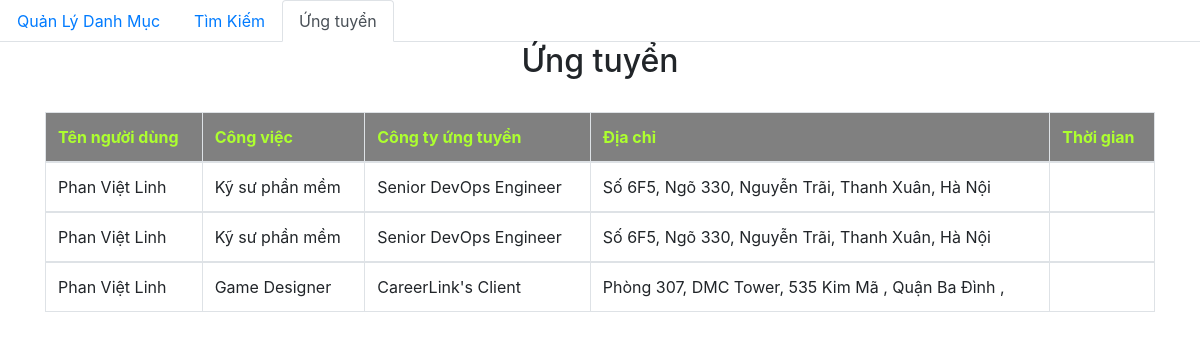
The page /page/category/apply_job.php on the database as committed earlier.
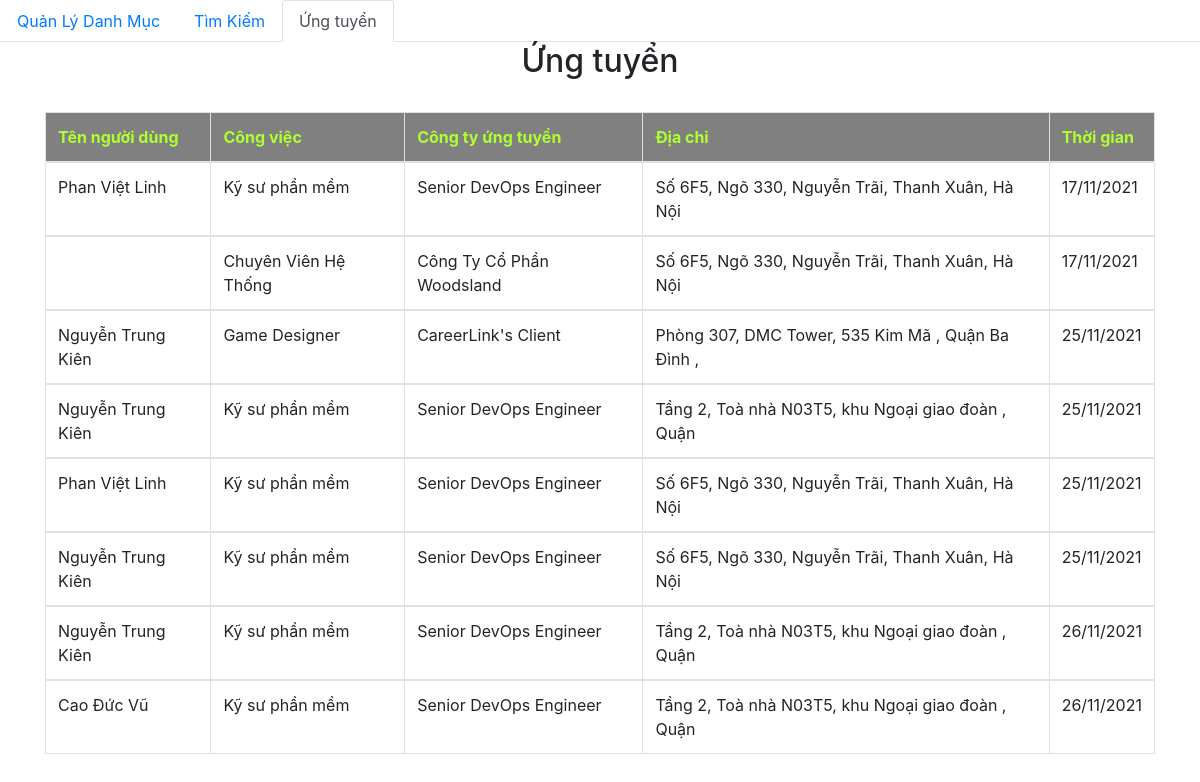
The same page on the database as committed later.
### tables this page shows
CREATE TABLE `apply_job` (
  `job_user` varchar(5) NOT NULL,
  `job_apply` varchar(5) NOT NULL,
  `job_time` varchar(20) NOT NULL
);

CREATE TABLE `tai_khoan` (
  `user_id` int(10) NOT NULL,
  `username` varchar(30) NOT NULL,
  `user_password` varchar(100) NOT NULL,
  `user_email` varchar(30) NOT NULL,
  `user_fullname` varchar(30) NOT NULL,
  `user_birthday` varchar(20) NOT NULL,
  `user_gender` varchar(5) NOT NULL,
  `user_exp` varchar(30) NOT NULL,
  `user_language` varchar(30) NOT NULL
);

CREATE TABLE `cong_viec` (
  `job_id` int(11) NOT NULL,
  `job_own` varchar(100) DEFAULT NULL,
  `job_name` varchar(100) DEFAULT NULL,
  `job_quantity` int(11) DEFAULT NULL,
  `job_salary` int(20) DEFAULT NULL,
  `job_language` varchar(50) DEFAULT NULL,
  `job_experiment` varchar(500) DEFAULT NULL,
  `job_environment` varchar(500) DEFAULT NULL,
  `job_profit` varchar(500) DEFAULT NULL,
  `job_address` varchar(500) DEFAULT NULL,
  `job_hotline` varchar(15) DEFAULT NULL,
  `job_email` varchar(500) DEFAULT NULL,
  `job_start` varchar(20) DEFAULT NULL,
  `job_end` varchar(20) DEFAULT NULL,
  `job_img` varchar(500) NOT NULL,
  `job_class` varchar(50) NOT NULL
);

### page/db/dbhelper.php (called while the page is built, shortened)
<?php
function executeResult($sql) {
	$con = mysqli_connect(HOST, USERNAME, PASSWORD, DATABASE);
	$result = mysqli_query($con, $sql);
	$data   = [];
	if ($result != null) {
		while ($row = mysqli_fetch_array($result, 1)) {
			$data[] = $row;
		}
	}
	return $data;
}
function executeSingleResult($sql) {
	$con = mysqli_connect(HOST, USERNAME, PASSWORD, DATABASE);
	$result = mysqli_query($con, $sql);
	$row    = null;
	if ($result != null) {
		$row = mysqli_fetch_array($result, 1);
	}
	return $row;
}

### page/category/apply_job.php (the view, shortened to what this page needs)
<?php
require_once ('../db/dbhelper.php');
?>
<!DOCTYPE html>
<html>
<head>
	<link rel="stylesheet" href="https://maxcdn.bootstrapcdn.com/bootstrap/4.4.1/css/bootstrap.min.css">
</head>
<body>
	<ul class="nav nav-tabs">
	  <li class="nav-item">
	    <a class="nav-link" href="index.php">Quản Lý Danh Mục</a>
	  </li>
	  <li class="nav-item">
	    <a class="nav-link" href="../congviec/search.php">Tìm Kiếm</a>
	  </li>
	  <li class="nav-item">
	    <a class="nav-link  active" href="apply_job.php">Ứng tuyển</a>
	  </li>
	</ul>
	<div class="container">
		<div class="panel panel-primary">
			<div class="panel-heading">
				<h2 class="text-center">Ứng tuyển</h2>
			</div>
			<div class="panel-body">
				<table class="table table-bordered table-hover">
					<br>
		<thead>
			<tr style="background-color: gray;">
				<th style="color:greenyellow;">Tên người dùng</th>
				<th style="color:greenyellow;">Công việc</th>
				<th style="color:greenyellow;">Công ty ứng tuyển</th>
				<th style="color:greenyellow;">Địa chỉ</th>
				<th style="color:greenyellow;">Thời gian</th>
			</tr>
		</thead>
			<?php
			$sql = 'select * from apply_job';
$Listcong_viec = executeResult($sql);
foreach ($Listcong_viec as $item){
	$sql1 = 'select * from tai_khoan where user_id ="'.$item['job_user'].'"';
	$nameofuser = executeSingleResult($sql1);
	$sql2 = 'select * from cong_viec where job_id = "'.$item['job_apply'].'"';
	$nameofjob = executeSingleResult($sql2);
	echo '
		<tbody>
		<tr>
		<td>'.$nameofuser['user_fullname'].'</td>
		<td>'.$nameofjob['job_name'].'</td>
		<td>'.$nameofjob['job_own'].'</td>
		<td>'.$nameofjob['job_address'].'</td>
		<td>'.$item['job_time'].'</td>
		</tr>
</tbody>
';
}
?>
			</div>
		</div>
	</div>
</body>
</html>

Rows that differ between the two databases and show on the page:
removed apply_job: tai_khoan.user_fullname "Phan Việt Linh", cong_viec.job_name "Kỹ sư phần mềm", cong_viec.job_own "Senior DevOps Engineer", cong_viec.job_address "Số 6F5, Ngõ 330, Nguyễn Trãi, Thanh Xuân, Hà Nội"
removed apply_job: tai_khoan.user_fullname "Phan Việt Linh", cong_viec.job_name "Kỹ sư phần mềm", cong_viec.job_own "Senior DevOps Engineer", cong_viec.job_address "Số 6F5, Ngõ 330, Nguyễn Trãi, Thanh Xuân, Hà Nội"
removed apply_job: tai_khoan.user_fullname "Phan Việt Linh", cong_viec.job_name "Game Designer", cong_viec.job_own "CareerLink's Client", cong_viec.job_address "Phòng 307, DMC Tower, 535 Kim Mã , Quận Ba Đình ,"
added apply_job: tai_khoan.user_fullname "Phan Việt Linh", cong_viec.job_name "Kỹ sư phần mềm", cong_viec.job_own "Senior DevOps Engineer", cong_viec.job_address "Số 6F5, Ngõ 330, Nguyễn Trãi, Thanh Xuân, Hà Nội", job_time "17/11/2021"
added apply_job: cong_viec.job_name "Chuyên Viên Hệ Thống", cong_viec.job_own "Công Ty Cổ Phần Woodsland", cong_viec.job_address "Số 6F5, Ngõ 330, Nguyễn Trãi, Thanh Xuân, Hà Nội", job_time "17/11/2021"
added apply_job: tai_khoan.user_fullname "Nguyễn Trung Kiên", cong_viec.job_name "Game Designer", cong_viec.job_own "CareerLink's Client", cong_viec.job_address "Phòng 307, DMC Tower, 535 Kim Mã , Quận Ba Đình ,", job_time "25/11/2021"
added apply_job: tai_khoan.user_fullname "Nguyễn Trung Kiên", cong_viec.job_name "Kỹ sư phần mềm", cong_viec.job_own "Senior DevOps Engineer", cong_viec.job_address "Tầng 2, Toà nhà N03T5, khu Ngoại giao đoàn , Quận", job_time "25/11/2021"
added apply_job: tai_khoan.user_fullname "Phan Việt Linh", cong_viec.job_name "Kỹ sư phần mềm", cong_viec.job_own "Senior DevOps Engineer", cong_viec.job_address "Số 6F5, Ngõ 330, Nguyễn Trãi, Thanh Xuân, Hà Nội", job_time "25/11/2021"
added apply_job: tai_khoan.user_fullname "Nguyễn Trung Kiên", cong_viec.job_name "Kỹ sư phần mềm", cong_viec.job_own "Senior DevOps Engineer", cong_viec.job_address "Số 6F5, Ngõ 330, Nguyễn Trãi, Thanh Xuân, Hà Nội", job_time "25/11/2021"
added apply_job: tai_khoan.user_fullname "Nguyễn Trung Kiên", cong_viec.job_name "Kỹ sư phần mềm", cong_viec.job_own "Senior DevOps Engineer", cong_viec.job_address "Tầng 2, Toà nhà N03T5, khu Ngoại giao đoàn , Quận", job_time "26/11/2021"
added apply_job: tai_khoan.user_fullname "Cao Đức Vũ", cong_viec.job_name "Kỹ sư phần mềm", cong_viec.job_own "Senior DevOps Engineer", cong_viec.job_address "Tầng 2, Toà nhà N03T5, khu Ngoại giao đoàn , Quận", job_time "26/11/2021"
